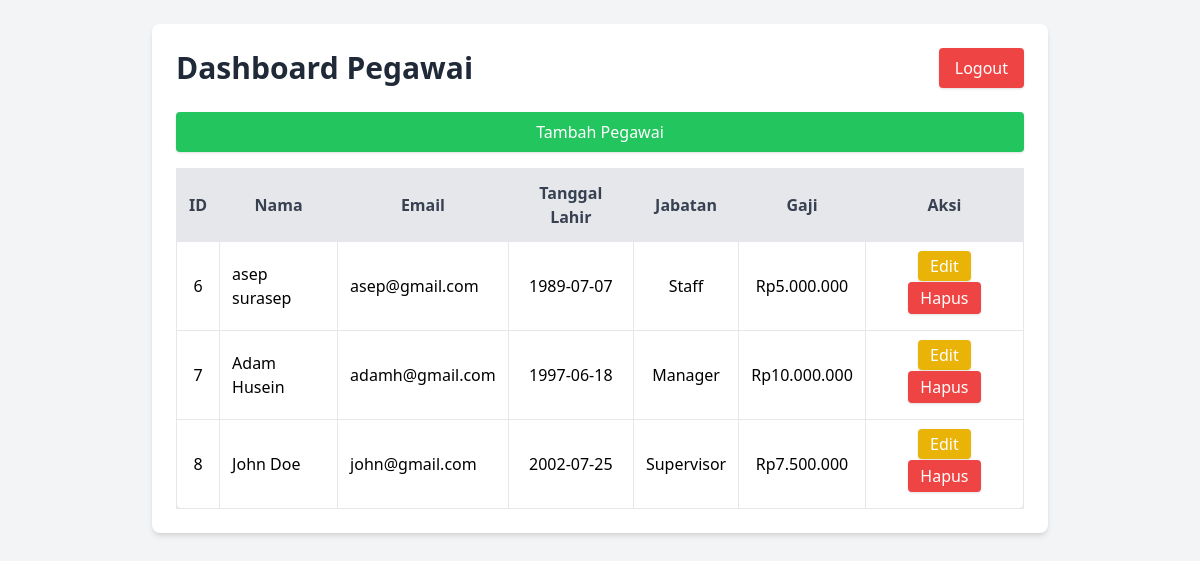
Page /dashboard.php on the committed database.
### tables this page shows
CREATE TABLE `pegawai` (
  `id_pegawai` int(11) NOT NULL,
  `nama` varchar(100) NOT NULL,
  `email` varchar(100) NOT NULL,
  `no_hp` varchar(15) NOT NULL,
  `alamat` text NOT NULL,
  `id_jabatan` int(11) DEFAULT NULL,
  `tanggal_lahir` date NOT NULL
);

CREATE TABLE `jabatan` (
  `id_jabatan` int(11) NOT NULL,
  `nama_jabatan` varchar(100) NOT NULL,
  `gaji` decimal(10,2) NOT NULL
);

### dashboard.php (the view, shortened to what this page needs)
<?php
include 'config/koneksi.php';
$query = "
    SELECT pegawai.id_pegawai, pegawai.nama, pegawai.email, pegawai.tanggal_lahir,
           jabatan.nama_jabatan, jabatan.gaji
    FROM pegawai
    LEFT JOIN jabatan ON pegawai.id_jabatan = jabatan.id_jabatan
";
$result = mysqli_query($conn, $query);
?>
<!DOCTYPE html>
<html lang="id">
<head>
    <script src="https://cdn.tailwindcss.com"></script>
</head>
<body class="bg-gray-100 min-h-screen flex flex-col items-center p-6">
    <div class="w-full max-w-4xl bg-white p-6 rounded-lg shadow-md">
        <div class="flex justify-between items-center mb-6">
            <h2 class="text-3xl font-bold text-gray-800">Dashboard Pegawai</h2>
            <button onclick="document.getElementById('logoutModal').classList.remove('hidden')"
                class="bg-red-500 text-white px-4 py-2 rounded shadow hover:bg-red-600 transition">
                Logout
            </button>
        </div>
        <a href="tambah_pegawai.php"
            class="block text-center bg-green-500 text-white px-4 py-2 rounded shadow hover:bg-green-600 transition mb-4">
            Tambah Pegawai
        </a>
        <div class="overflow-x-auto">
            <table class="w-full border-collapse border border-gray-300 shadow-md rounded-lg bg-white">
                <thead>
                    <tr class="bg-gray-200 text-gray-700">
                        <th class="border p-3">ID</th>
                        <th class="border p-3">Nama</th>
                        <th class="border p-3">Email</th>
                        <th class="border p-3">Tanggal Lahir</th>
                        <th class="border p-3">Jabatan</th>
                        <th class="border p-3">Gaji</th>
                        <th class="border p-3">Aksi</th>
                    </tr>
                </thead>
                <tbody>
                    <?php while ($row = mysqli_fetch_assoc($result)) { ?>
                        <tr class="hover:bg-gray-100 transition">
                            <td class="border p-3 text-center"><?php echo $row['id_pegawai']; ?></td>
                            <td class="border p-3"><?php echo $row['nama']; ?></td>
                            <td class="border p-3"><?php echo $row['email']; ?></td>
                            <td class="border p-3 text-center"><?php echo $row['tanggal_lahir']; ?></td>
                            <td class="border p-3 text-center"><?php echo $row['nama_jabatan'] ?? 'Tidak Ada'; ?></td>
                            <td class="border p-3 text-center">Rp<?php echo number_format($row['gaji'] ?? 0, 0, ',', '.'); ?></td>
                            <td class="border p-3 text-center">
                                <a href="edit_pegawai.php?id=<?php echo $row['id_pegawai']; ?>"
                                    class="m-1 px-3 py-1 bg-yellow-500 text-white rounded shadow hover:bg-yellow-600 transition">
                                    Edit
                                </a>
                                <button onclick="confirmDelete(<?php echo $row['id_pegawai']; ?>)"
                                    class="m-1 px-3 py-1 bg-red-500 text-white rounded shadow hover:bg-red-600 transition">
                                    Hapus
                                </button>
                            </td>
                        </tr>
                    <?php } ?>
                </tbody>
            </table>
        </div>
    </div>
</body>
</html>

### rows in the picture
pegawai: id_pegawai "6", nama "asep surasep", email "asep@gmail.com", tanggal_lahir "1989-07-07", id_jabatan.nama_jabatan "Staff", id_jabatan.gaji "5.000.000"
pegawai: id_pegawai "7", nama "Adam Husein", email "adamh@gmail.com", tanggal_lahir "1997-06-18", id_jabatan.nama_jabatan "Manager", id_jabatan.gaji "10.000.000"
pegawai: id_pegawai "8", nama "John Doe", email "john@gmail.com", tanggal_lahir "2002-07-25", id_jabatan.nama_jabatan "Supervisor", id_jabatan.gaji "7.500.000"
